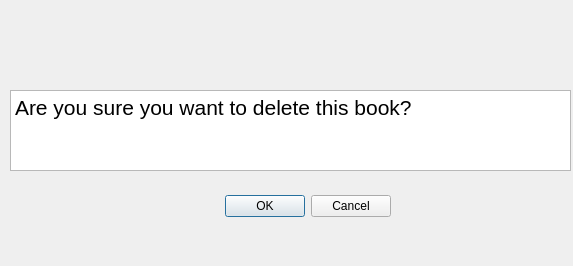
<?xml version="1.0" encoding="UTF-8"?>
<ui version="4.0">
 <class>delete_dialog</class>
 <widget class="QDialog" name="delete_dialog">
  <property name="geometry">
   <rect>
    <x>0</x>
    <y>0</y>
    <width>573</width>
    <height>266</height>
   </rect>
  </property>
  <property name="windowTitle">
   <string>Dialog</string>
  </property>
  <widget class="QDialogButtonBox" name="buttonBox">
   <property name="geometry">
    <rect>
     <x>50</x>
     <y>190</y>
     <width>341</width>
     <height>32</height>
    </rect>
   </property>
   <property name="orientation">
    <enum>Qt::Horizontal</enum>
   </property>
   <property name="standardButtons">
    <set>QDialogButtonBox::Cancel|QDialogButtonBox::Ok</set>
   </property>
  </widget>
  <widget class="QTextBrowser" name="textBrowser">
   <property name="geometry">
    <rect>
     <x>10</x>
     <y>90</y>
     <width>561</width>
     <height>81</height>
    </rect>
   </property>
   <property name="html">
    <string>&lt;!DOCTYPE HTML PUBLIC &quot;-//W3C//DTD HTML 4.0//EN&quot; &quot;http://www.w3.org/TR/REC-html40/strict.dtd&quot;&gt;
&lt;html&gt;&lt;head&gt;&lt;meta name=&quot;qrichtext&quot; content=&quot;1&quot; /&gt;&lt;style type=&quot;text/css&quot;&gt;
p, li { white-space: pre-wrap; }
&lt;/style&gt;&lt;/head&gt;&lt;body style=&quot; font-family:'MS Shell Dlg 2'; font-size:7.8pt; font-weight:400; font-style:normal;&quot;&gt;
&lt;p style=&quot; margin-top:0px; margin-bottom:0px; margin-left:0px; margin-right:0px; -qt-block-indent:0; text-indent:0px;&quot;&gt;&lt;span style=&quot; font-size:16pt;&quot;&gt;Are you sure you want to delete this book?&lt;/span&gt;&lt;/p&gt;&lt;/body&gt;&lt;/html&gt;</string>
   </property>
  </widget>
 </widget>
 <resources/>
 <connections>
  <connection>
   <sender>buttonBox</sender>
   <signal>accepted()</signal>
   <receiver>delete_dialog</receiver>
   <slot>accept()</slot>
   <hints>
    <hint type="sourcelabel">
     <x>248</x>
     <y>254</y>
    </hint>
    <hint type="destinationlabel">
     <x>157</x>
     <y>274</y>
    </hint>
   </hints>
  </connection>
  <connection>
   <sender>buttonBox</sender>
   <signal>rejected()</signal>
   <receiver>delete_dialog</receiver>
   <slot>reject()</slot>
   <hints>
    <hint type="sourcelabel">
     <x>316</x>
     <y>260</y>
    </hint>
    <hint type="destinationlabel">
     <x>286</x>
     <y>274</y>
    </hint>
   </hints>
  </connection>
 </connections>
</ui>
